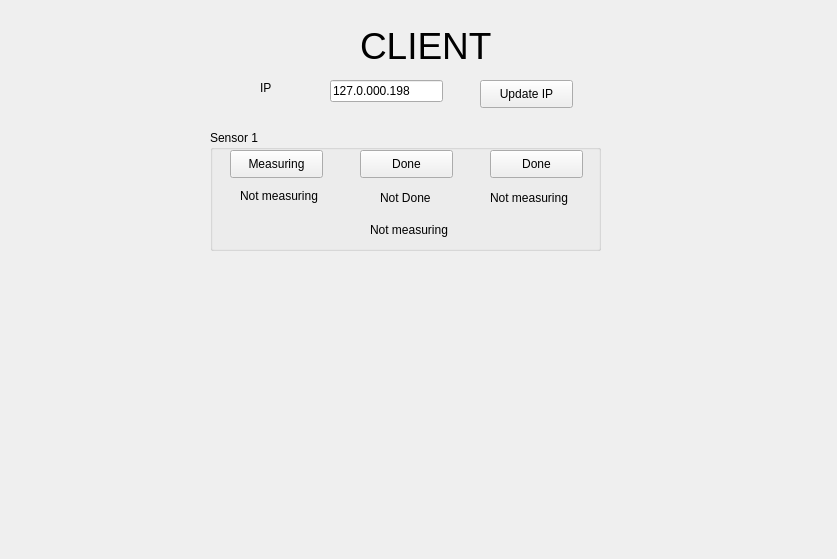
<?xml version="1.0" encoding="UTF-8"?>
<ui version="4.0">
 <class>Form</class>
 <widget class="QWidget" name="Form">
  <property name="geometry">
   <rect>
    <x>0</x>
    <y>0</y>
    <width>837</width>
    <height>559</height>
   </rect>
  </property>
  <property name="windowTitle">
   <string>Form</string>
  </property>
  <widget class="QLineEdit" name="ip_txt">
   <property name="geometry">
    <rect>
     <x>330</x>
     <y>80</y>
     <width>113</width>
     <height>22</height>
    </rect>
   </property>
   <property name="text">
    <string>127.0.000.198</string>
   </property>
  </widget>
  <widget class="QLabel" name="label">
   <property name="geometry">
    <rect>
     <x>260</x>
     <y>80</y>
     <width>55</width>
     <height>16</height>
    </rect>
   </property>
   <property name="text">
    <string>IP</string>
   </property>
  </widget>
  <widget class="QGroupBox" name="groupBox">
   <property name="geometry">
    <rect>
     <x>210</x>
     <y>130</y>
     <width>391</width>
     <height>121</height>
    </rect>
   </property>
   <property name="title">
    <string>Sensor 1</string>
   </property>
   <widget class="QPushButton" name="measure_s1_btn">
    <property name="geometry">
     <rect>
      <x>20</x>
      <y>20</y>
      <width>93</width>
      <height>28</height>
     </rect>
    </property>
    <property name="text">
     <string>Measuring</string>
    </property>
   </widget>
   <widget class="QPushButton" name="done_s1_btn">
    <property name="geometry">
     <rect>
      <x>150</x>
      <y>20</y>
      <width>93</width>
      <height>28</height>
     </rect>
    </property>
    <property name="text">
     <string>Done</string>
    </property>
   </widget>
   <widget class="QPushButton" name="pushButton_4">
    <property name="geometry">
     <rect>
      <x>280</x>
      <y>20</y>
      <width>93</width>
      <height>28</height>
     </rect>
    </property>
    <property name="text">
     <string>Done</string>
    </property>
   </widget>
   <widget class="QLabel" name="measure_s1_lbl">
    <property name="geometry">
     <rect>
      <x>30</x>
      <y>56</y>
      <width>91</width>
      <height>20</height>
     </rect>
    </property>
    <property name="text">
     <string>Not measuring</string>
    </property>
   </widget>
   <widget class="QLabel" name="done_s1_lbl">
    <property name="geometry">
     <rect>
      <x>170</x>
      <y>60</y>
      <width>61</width>
      <height>16</height>
     </rect>
    </property>
    <property name="text">
     <string>Not Done</string>
    </property>
   </widget>
   <widget class="QLabel" name="done_s1_lbl_2">
    <property name="geometry">
     <rect>
      <x>280</x>
      <y>60</y>
      <width>91</width>
      <height>16</height>
     </rect>
    </property>
    <property name="text">
     <string>Not measuring</string>
    </property>
   </widget>
   <widget class="QLabel" name="connect_s1_lbl">
    <property name="geometry">
     <rect>
      <x>160</x>
      <y>90</y>
      <width>91</width>
      <height>20</height>
     </rect>
    </property>
    <property name="text">
     <string>Not measuring</string>
    </property>
   </widget>
  </widget>
  <widget class="QPushButton" name="ip_btn">
   <property name="geometry">
    <rect>
     <x>480</x>
     <y>80</y>
     <width>93</width>
     <height>28</height>
    </rect>
   </property>
   <property name="text">
    <string>Update IP</string>
   </property>
  </widget>
  <widget class="QLabel" name="label_2">
   <property name="geometry">
    <rect>
     <x>360</x>
     <y>20</y>
     <width>171</width>
     <height>51</height>
    </rect>
   </property>
   <property name="font">
    <font>
     <pointsize>28</pointsize>
    </font>
   </property>
   <property name="text">
    <string>CLIENT</string>
   </property>
  </widget>
 </widget>
 <resources/>
 <connections/>
</ui>
